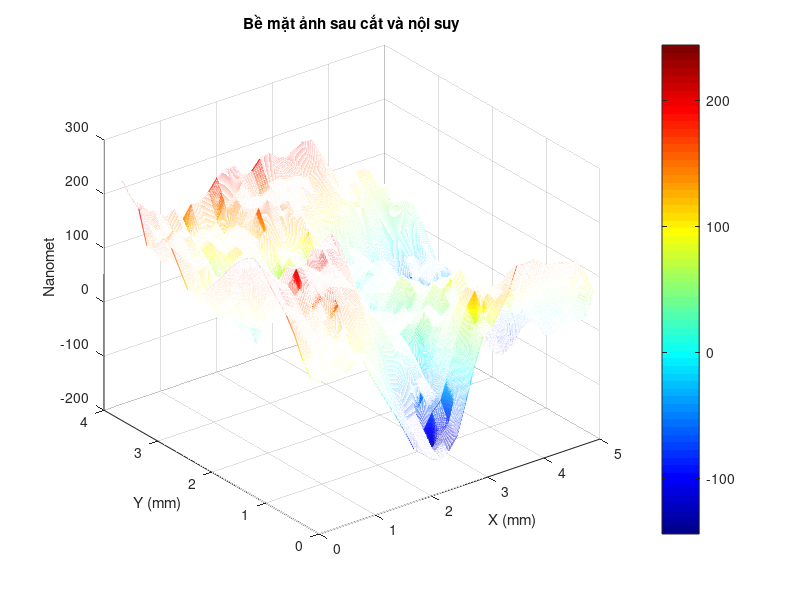

Here is the MATLAB script that generated this plot:
% Script: cat_noisuy_anh.m
% Mục tiêu: Cắt ảnh thực 5.4x4.2 mm về 4.899x3.660 mm, làm mịn, nội suy lên 1421x1061
clc; clear;
% Script: cat_noisuy_anh.m
% Mục tiêu: Cắt ảnh thực 5.4x4.2 mm về 4.899x3.660 mm, nội suy lên 1421x1061

%% 1. Đọc dữ liệu ảnh từ Excel
load('main_tai_tao_pha_bu.mat');
Z = averageMatrix;
[M, N] = size(Z);

% Kiểm tra dữ liệu hợp lệ
if isempty(Z) || M == 0 || N == 0
    error('Không đọc được dữ liệu từ file Excel');
end

%% 2. Kích thước pixel ban đầu
width_mm = 5.4;
height_mm = 4.2;
dx = width_mm / N;
dy = height_mm / M;

%% 3. Cắt ảnh về 4.899 x 3.660 mm
width_cut_mm = 4.899;
height_cut_mm = 3.660;
cols_cut = floor(width_cut_mm / dx);
rows_cut = floor(height_cut_mm / dy);

start_col = round((N - cols_cut) / 2) + 1;
start_row = round((M - rows_cut) / 2) + 1;

% Kiểm tra hợp lệ trước khi cắt
if start_col < 1 || start_row < 1 || ...
   start_col + cols_cut - 1 > N || ...
   start_row + rows_cut - 1 > M
    error('Chỉ số cắt ảnh không hợp lệ!');
end

% Cắt ảnh
Z_cut = Z(start_row:start_row + rows_cut - 1, start_col:start_col + cols_cut - 1);

%% 4. Nội suy lên lưới 1421 x 1061
target_rows = 1421;
target_cols = 1061;

[X_cut, Y_cut] = meshgrid(...
    linspace(0, width_cut_mm, cols_cut), ...
    linspace(0, height_cut_mm, rows_cut));

[X_new, Y_new] = meshgrid(...
    linspace(0, width_cut_mm, target_cols), ...
    linspace(0, height_cut_mm, target_rows));

Z_interp = interp2(X_cut, Y_cut, Z_cut, X_new, Y_new, 'linear');

%% 
% Chuyển sang đơn vị nanomet
Z_interp = Z_interp * 633;

%% 5. Vẽ ảnh 3D

% Hiển thị bề mặt sau khi trừ
figure;
mesh(X_new, Y_new, Z_interp);
shading interp; colormap jet; colorbar;
title('Bề mặt ảnh sau cắt và nội suy');
xlabel('X (mm)'); ylabel('Y (mm)'); zlabel('Nanomet');


%% 7. Lưu ảnh kết quả ra file Excel

save("cat_anh.mat");
